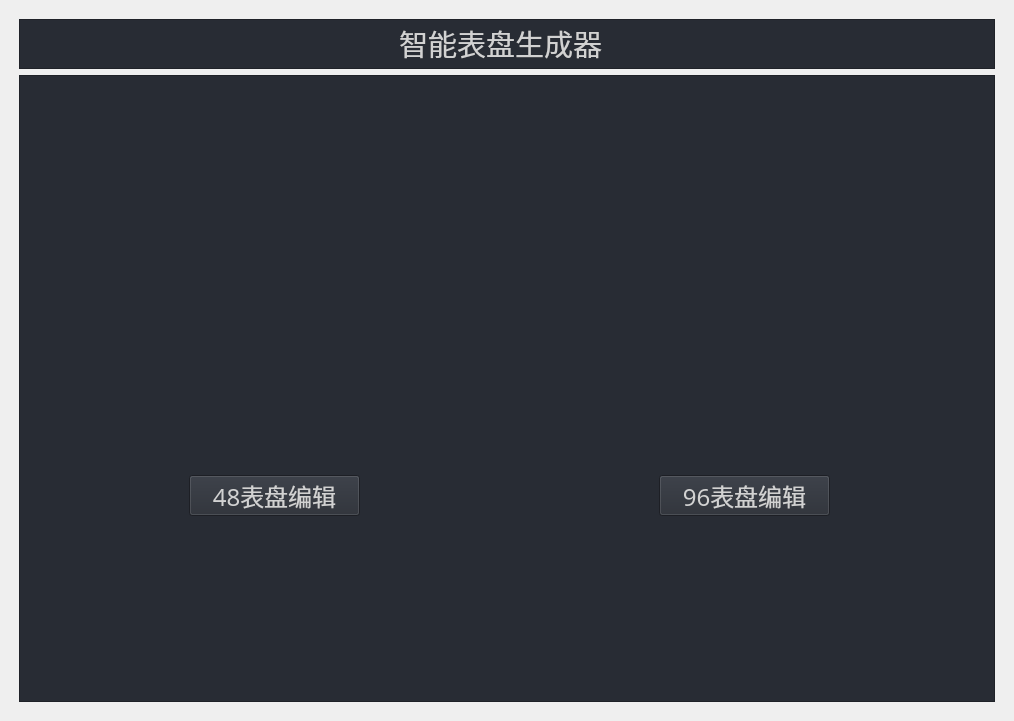
<?xml version="1.0" encoding="UTF-8"?>
<ui version="4.0">
 <class>MainWindow</class>
 <widget class="QMainWindow" name="MainWindow">
  <property name="geometry">
   <rect>
    <x>0</x>
    <y>0</y>
    <width>1014</width>
    <height>721</height>
   </rect>
  </property>
  <property name="windowTitle">
   <string>MainWindow</string>
  </property>
  <widget class="QWidget" name="centralwidget">
   <property name="styleSheet">
    <string notr="true">background: transparent;
color: rgb(210, 210, 210);</string>
   </property>
   <layout class="QVBoxLayout" name="verticalLayout">
    <item>
     <widget class="QFrame" name="frame_all">
      <property name="frameShape">
       <enum>QFrame::StyledPanel</enum>
      </property>
      <property name="frameShadow">
       <enum>QFrame::Raised</enum>
      </property>
      <layout class="QVBoxLayout" name="verticalLayout_2">
       <item>
        <widget class="QFrame" name="frame_top">
         <property name="maximumSize">
          <size>
           <width>16777215</width>
           <height>50</height>
          </size>
         </property>
         <property name="styleSheet">
          <string notr="true">background-color: rgb(40, 44, 52);</string>
         </property>
         <property name="frameShape">
          <enum>QFrame::StyledPanel</enum>
         </property>
         <property name="frameShadow">
          <enum>QFrame::Raised</enum>
         </property>
         <widget class="QLabel" name="label">
          <property name="geometry">
           <rect>
            <x>380</x>
            <y>4</y>
            <width>211</width>
            <height>41</height>
           </rect>
          </property>
          <property name="font">
           <font>
            <family>宋体</family>
            <pointsize>22</pointsize>
           </font>
          </property>
          <property name="text">
           <string>智能表盘生成器</string>
          </property>
         </widget>
        </widget>
       </item>
       <item>
        <widget class="QFrame" name="frame_main">
         <property name="styleSheet">
          <string notr="true">background-color: rgb(40, 44, 52);</string>
         </property>
         <property name="frameShape">
          <enum>QFrame::StyledPanel</enum>
         </property>
         <property name="frameShadow">
          <enum>QFrame::Raised</enum>
         </property>
         <widget class="QLabel" name="label_gague">
          <property name="geometry">
           <rect>
            <x>110</x>
            <y>130</y>
            <width>320</width>
            <height>240</height>
           </rect>
          </property>
          <property name="font">
           <font>
            <family>Pixel LCD7</family>
            <pointsize>26</pointsize>
           </font>
          </property>
          <property name="styleSheet">
           <string notr="true">background-image: url(:/images/meter_images/90/meter_sel1.png);
background-repeat: no-repeat;</string>
          </property>
          <property name="frameShadow">
           <enum>QFrame::Plain</enum>
          </property>
          <property name="lineWidth">
           <number>0</number>
          </property>
          <property name="text">
           <string/>
          </property>
         </widget>
         <widget class="QLabel" name="label_gague_2">
          <property name="geometry">
           <rect>
            <x>560</x>
            <y>130</y>
            <width>320</width>
            <height>240</height>
           </rect>
          </property>
          <property name="font">
           <font>
            <family>Pixel LCD7</family>
            <pointsize>26</pointsize>
           </font>
          </property>
          <property name="styleSheet">
           <string notr="true">background-image: url(:/images/meter_images/90/meter_sel2.png);
background-repeat: no-repeat;</string>
          </property>
          <property name="frameShadow">
           <enum>QFrame::Plain</enum>
          </property>
          <property name="lineWidth">
           <number>0</number>
          </property>
          <property name="text">
           <string/>
          </property>
         </widget>
         <widget class="QPushButton" name="pushButton_style_choose1">
          <property name="geometry">
           <rect>
            <x>170</x>
            <y>400</y>
            <width>171</width>
            <height>41</height>
           </rect>
          </property>
          <property name="font">
           <font>
            <family>宋体</family>
            <pointsize>18</pointsize>
           </font>
          </property>
          <property name="text">
           <string>48表盘编辑</string>
          </property>
         </widget>
         <widget class="QPushButton" name="pushButton_style_choose2">
          <property name="geometry">
           <rect>
            <x>640</x>
            <y>400</y>
            <width>171</width>
            <height>41</height>
           </rect>
          </property>
          <property name="font">
           <font>
            <family>宋体</family>
            <pointsize>18</pointsize>
           </font>
          </property>
          <property name="text">
           <string>96表盘编辑</string>
          </property>
         </widget>
        </widget>
       </item>
      </layout>
     </widget>
    </item>
   </layout>
  </widget>
 </widget>
 <resources>
  <include location="Meter_images.qrc"/>
 </resources>
 <connections/>
</ui>
